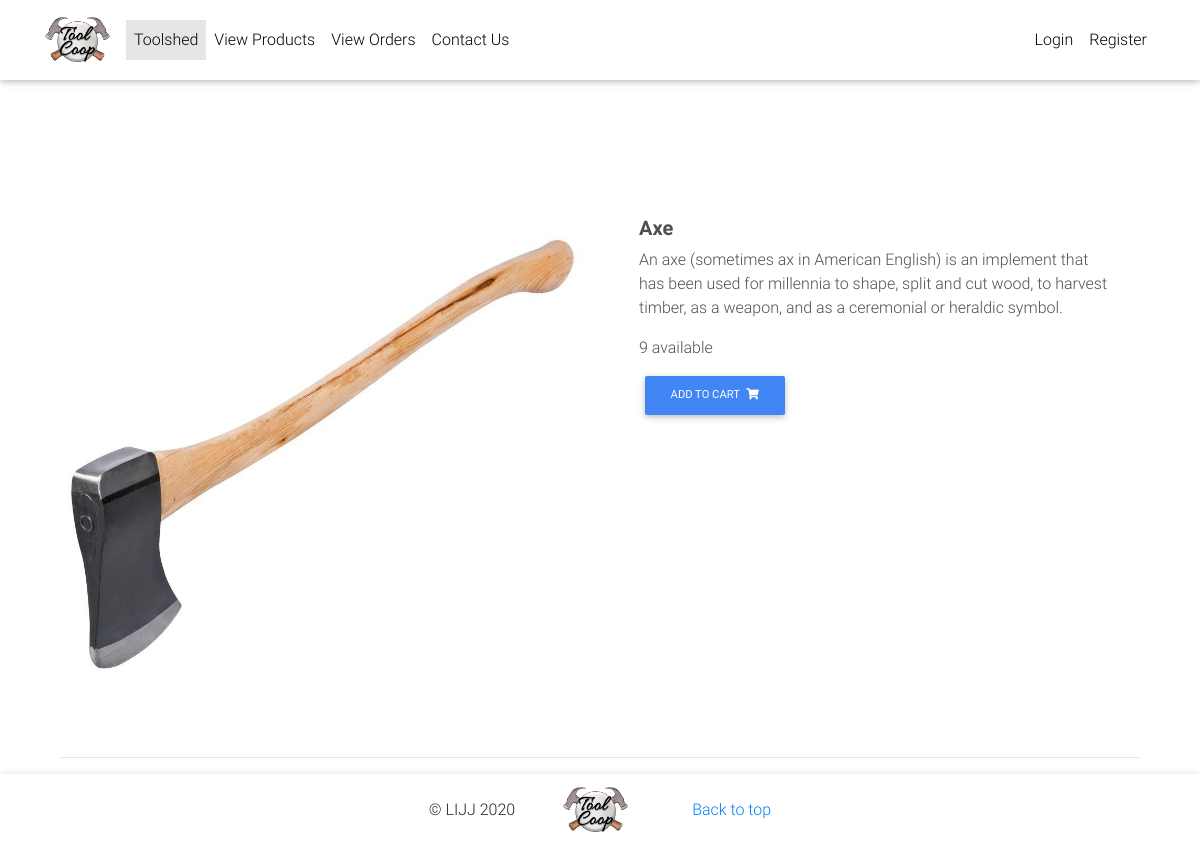
The page /products/axe on the database its author committed.
### backend/models.py (models this page shows, shortened)
class ToolType(models.Model):
    type_name = models.CharField(max_length=100)
    description = models.TextField()
    image = models.ImageField(default='default.jpeg', upload_to='tool_pics')
    slug = models.SlugField(unique=True)
    def get_add_to_cart_url(self):
        return reverse("add-to-cart", kwargs={
            'slug': self.slug
        })
    def get_available(self):
        return self.tool_set.all().filter(is_available=True)

class Tool(models.Model):
    tool_type = models.ForeignKey(ToolType, on_delete=models.CASCADE)
    is_available = models.BooleanField (default=True)

### backend/views.py (the view)
# urls.py: path('products/<slug>', ToolDetailView.as_view(), name='product'),
class ToolDetailView(DetailView):
    model = ToolType
    template_name = "backend/product-page.html"

### backend/templates/backend/product-page.html
{% extends "backend/base.html" %}
{% block content %}
  <div class="mt-5 pt-4">
    <div class="container dark-grey-text mt-5">
      <div class="row wow fadeIn">
        <div class="col-md-6 mb-4">
          <img src="{{ object.image.url }}" class="img-fluid" alt="">
        </div>
        <div class="col-md-6 mb-4">
          <div class="p-4">
            <h1 class="lead font-weight-bold">{{object.type_name}}</h1>
            <p>{{ object.description }}</p>
            <p>{{ object.get_available | length }}  available</p>
            <a href="{{ object.get_add_to_cart_url }}" class="btn btn-primary btn-md my-0 p" >Add to cart
              <i class="fas fa-shopping-cart ml-1"></i>
            </a>
          </div>
        </div>
      </div>
      <hr>
    </div>
  </div>
  {% endblock content %}

### backend/templates/backend/base.html (style rules this page uses)
html, body, header, .carousel { height: 60vh; }

### rows shown on the page
ToolType: image (picture), type_name "Axe", description "An axe (sometimes ax in American English) is an implement that has been used for millennia to shape, split and cut wood, to harvest timber, as a weapon, and as a ceremonial or heraldic symbol.", get_available|length "9"
